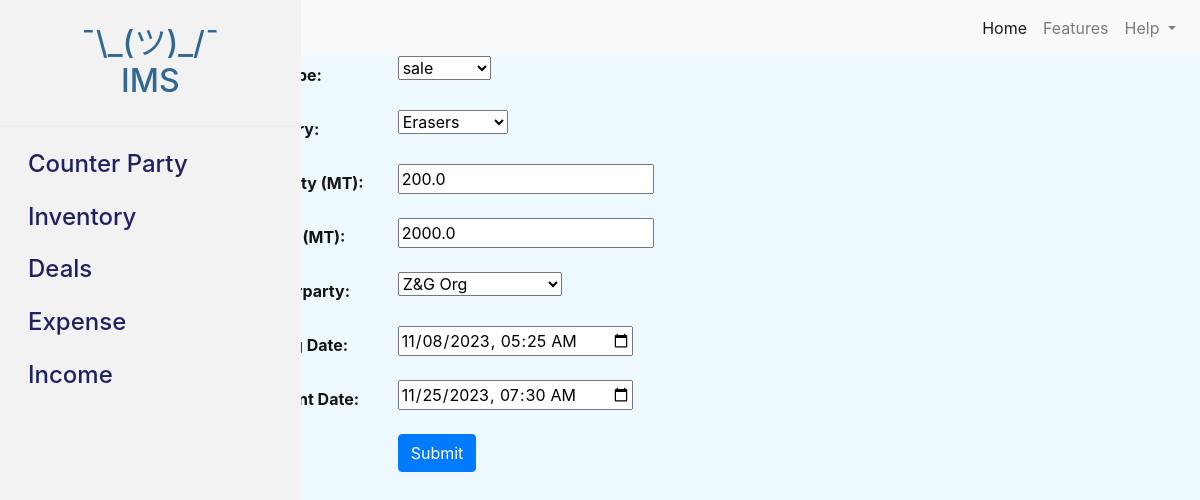
The page /deals/edit/1/ on the database as committed earlier.
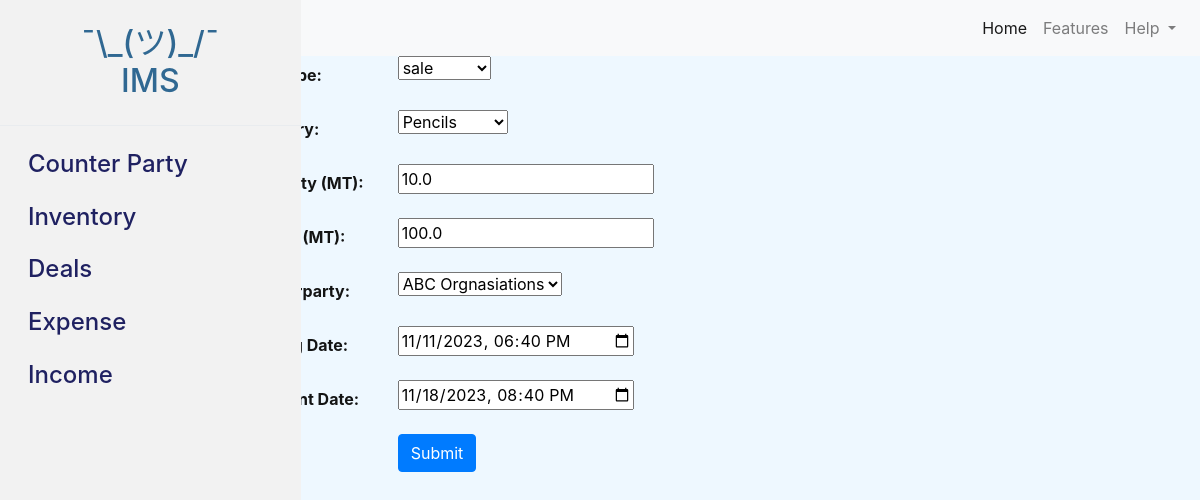
The same page on the database as committed later.
### inventoryMgtSys/models.py (models this page shows, shortened)
class Deal(models.Model):
    DEAL_TYPES = [
        ('Sale', 'sale'),
        ('Purchase', 'purchase'),
    ]
    deal_type = models.CharField(max_length=20, choices=DEAL_TYPES)
    inventory = models.ForeignKey(Inventory, on_delete=models.CASCADE)
    gross_qty_mt = models.FloatField()
    net_qty_mt = models.FloatField()
    counterparty = models.ForeignKey(CounterParty, on_delete=models.CASCADE)
    booking_date = models.DateTimeField()
    shipment_date = models.DateTimeField()
    amount = models.FloatField()

### inventoryMgtSys/views.py (the view)
# urls.py: path('deals/edit/<int:pk>/', views.deal_edit, name='deal_edit'),
def deal_edit(request, pk):
    deal = get_object_or_404(Deal, pk=pk)
    if request.method == 'POST':
        form = DealForm(request.POST, instance=deal)
        if form.is_valid():
            form.save()
            return redirect('deal_list')
    else:
        form = DealForm(instance=deal)
    return render(request, 'deal_form.html', {'form': form})

### inventoryMgtSys/forms.py
class DealForm(forms.ModelForm):
    class Meta:
        model = Deal
        fields = '__all__'
    def __init__(self, *args, **kwargs):
        super().__init__(*args, **kwargs)
        self.fields['booking_date'].widget = forms.DateTimeInput(attrs={'type': 'datetime-local'})
        self.fields['shipment_date'].widget = forms.DateTimeInput(attrs={'type': 'datetime-local'})

### inventoryMgtSys/models.py (called while the page is built)
    def __str__(self):
        return self.name

    def __str__(self):
        return self.product

### inventoryMgtSys/templates/deal_form.html (shortened to what this page needs)
{% extends 'base.html' %}
{% block content %}
{% include 'navbar.html' %}
{% include 'sidebar.html' %}
<main role="main" class="col-md-9 ml-sm-auto col-lg-10 px-4">
    <div class="container">
        <form method="post">
            <div class="form-group row">
              <label for="id_deal_type" class="col-sm-2 col-form-label highlight-label">Deal Type:</label>
              <div class="col-sm-10">
                {{ form.deal_type }}
              </div>
            </div>
            <div class="form-group row">
              <label for="id_inventory" class="col-sm-2 col-form-label highlight-label">Inventory:</label>
              <div class="col-sm-10">
                {{ form.inventory }}
              </div>
            </div>
            <div class="form-group row">
              <label for="id_gross_qty_mt" class="col-sm-2 col-form-label highlight-label">Gross Qty (MT):</label>
              <div class="col-sm-10">
                {{ form.gross_qty_mt }}
              </div>
            </div>
            <div class="form-group row">
              <label for="id_net_qty_mt" class="col-sm-2 col-form-label highlight-label">Net Qty (MT):</label>
              <div class="col-sm-10">
                {{ form.net_qty_mt }}
              </div>
            </div>
            <div class="form-group row">
              <label for="id_counterparty" class="col-sm-2 col-form-label highlight-label">Counterparty:</label>
              <div class="col-sm-10">
                {{ form.counterparty }}
              </div>
            </div>
            <div class="form-group row">
              <label for="id_booking_date" class="col-sm-2 col-form-label highlight-label">Booking Date:</label>
              <div class="col-sm-10">
                {{ form.booking_date }}
              </div>
            </div>
            <div class="form-group row">
              <label for="id_shipment_date" class="col-sm-2 col-form-label highlight-label">Shipment Date:</label>
              <div class="col-sm-10">
                {{ form.shipment_date }}
              </div>
            </div>
            <div class="form-group row">
              <div class="col-sm-10 offset-sm-2">
                <button type="submit" class="btn btn-primary">Submit</button>
              </div>
            </div>
          </form>
    </div>
</main>
{% endblock %}

Rows that differ between the two databases and show on the page:
changed Deal "sale": inventory "Erasers" → "Pencils"; gross_qty_mt "200.0" → "10.0"; net_qty_mt "2000.0" → "100.0"; counterparty "Z&G Org" → "ABC Orgnasiations"; booking_date "11/08/2023 05:25" → "11/11/2023 18:40"; shipment_date "11/25/2023 07:30" → "11/18/2023 20:40"
